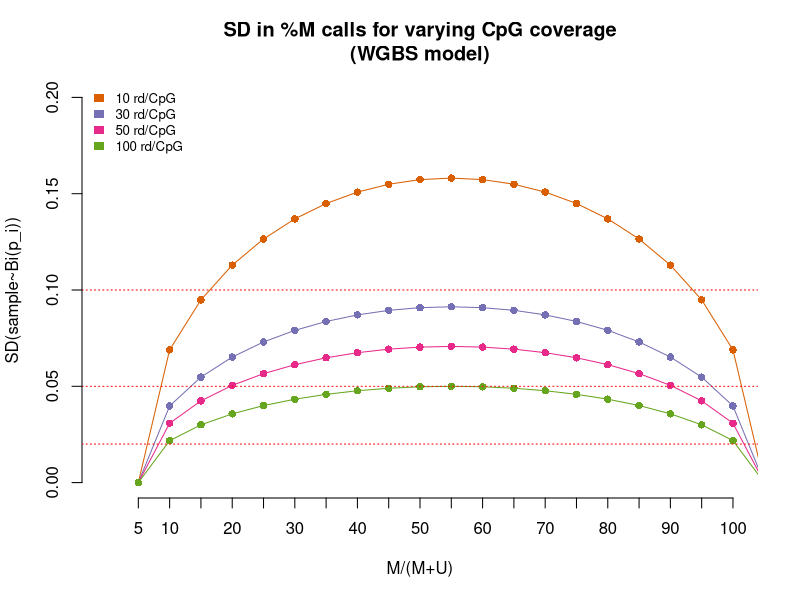

Recreate this plot in R.
# Calculates technical variation for a bisulfite sequencing experiment

# --------------------------------
# Computing standard error in methylation estimate
# for average CpG coverage of a certain size
# Assumes there is no bias towards coverage of some CpGs versus others

p <- seq(0,1,0.05); # %M in steps of 5%
maxR <- 100
# rows are expected number of reads for a CpG, column is 
# true methylation.
se <- matrix(NA,nrow=maxR, ncol=length(p))
for (n in 1:maxR) { se[n,] <- sqrt((p*(1-p))/n)}
colnames(se) <- paste("p",seq(0,100,5))
rownames(se) <- paste("nr",1:nrow(se),sep="")

# plot standard error at M%. One series per expected number of 
# reads per CpG.
library(RColorBrewer)
pos <- c(10,30,50,100) #seq(5,30,5)
plot(0,0,xlim=c(0,20),ylim=c(0,0.2), 
     bty='n', type='n', xaxt='n', 
     xlab="M/(M+U)",ylab="SD(sample~Bi(p_i))", 
     main="SD in %M calls for varying CpG coverage\n(WGBS model)"); 

pal <- brewer.pal(n=7,name="Dark2"); pal <- pal[-1]
ctr <- 1; 
for (k in pos) { 
	lines(se[k,],col=pal[ctr],type="o",pch=16); 
	ctr <- ctr+1
}
legend("topleft", bty='n',cex=0.8, border=NA, 
	legend=paste(pos,"rd/CpG"),fill=pal[1:(ctr-1)])
axis(1,at=1:20, labels=seq(5,100,5))
abline(h=c(0.02,0.05,0.1),col='red',lty=3)


#### plot variation in %M for a coverage of interest.
###cvg_level <- 4
###plot(0,0, type='n',ylim=c(0,110),xlim=c(0,110),xlab="Reported %M", ylab="Bounds of measurement error",
###     main=sprintf("Technical variation for %iX coverage", cvg_level))
###xpos <- seq(5,100,5); 
###rect(xleft=xpos-0.5, xright=xpos+0.5, 
###     ybottom=xpos-(se[cvg_level,]*100), 
###     ytop=xpos + (100*se[cvg_level,]), 
###     col="orange",border=NA)

